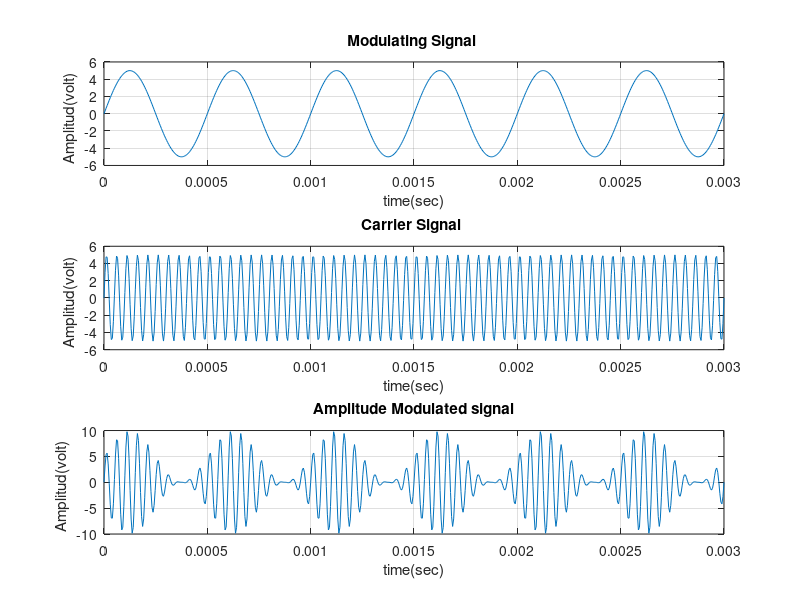

Write the MATLAB code that produced this figure.
%XXXXXXXXXXXXXXXXXXXXXXXXXXX Define AM modulation Index XXXXXXXXXXXXXXXXXXX
disp(' example: m=1 means 100% modulation');
%m=input(' Enter the value of modulation index (m) = ');
m=1; % for 100% modulation
if (0>m||m>4)
error('m may be less than or equal to one and geter than to zero'); 
end
%XXXXXXXXXXXXXXXXX modulating signal generation XXXXXXXXXXXXXXXXXXXXXXXXXX
Am=5; % Amplitude of modulating signal
fa=2000; % Frequency of modulating signal
Ta=1/fa; % Time period of modulating signal
t=0:Ta/99:6*Ta; % Total time for simulation
ym=Am*sin(2*pi*fa*t); % Eqation of modulating signal
figure(1)
subplot(3,1,1); 
plot(t,ym), grid on;% Graphical representation of Modulating signal
title ( '  Modulating Signal   ');
xlabel ( ' time(sec) ');
ylabel (' Amplitud(volt)   ');
%XXXXXXXXXXXXXXXXXXXXX carrier signal generation XXXXXXXXXXXXXXXXXXXXXXXXXX
Ac=Am/m;% Amplitude of carrier signal [ where, modulation Index (m)=Am/Ac ]
fc=fa*10;% Frequency of carrier signal
Tc=1/fc;% Time period of carrier signal
yc=Ac*sin(2*pi*fc*t);% Eqation of carrier signal
subplot(3,1,2);
plot(t,yc), grid on;% Graphical representation of carrier signal
title ( '  Carrier Signal   ');
xlabel ( ' time(sec) ');
ylabel (' Amplitud(volt)   ');
%XXXXXXXXXXXXXXXXXXXXXXXXXXXXXX AM Modulation XXXXXXXXXXXXXXXXXXXXXXXXXXXXX 
y=Ac*(1+m*sin(2*pi*fa*t)).*sin(2*pi*fc*t); % Equation of Amplitude
%modulated signal
subplot(3,1,3);
plot(t,y);% Graphical representation of AM signal
title ( '  Amplitude Modulated signal  ');
xlabel ( ' time(sec) ');
ylabel (' Amplitud(volt)   ');
grid on;